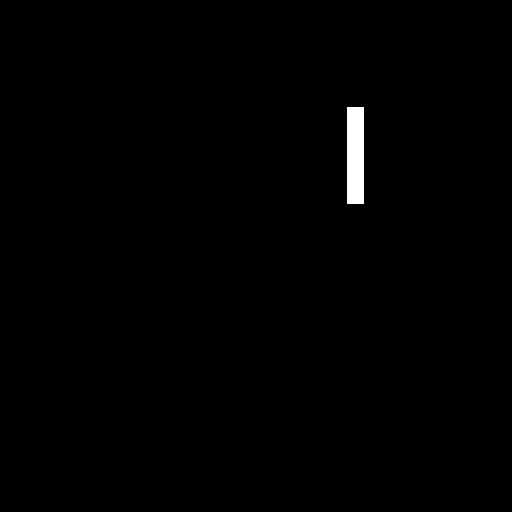
%> input picture Fig0425(a)(translated_rectangle).tif, 512 x 512 px
$ octave lab425.m   (GNU Octave 9; MATLAB toolbox functions it lacks are replaced by stand-ins)
%> lines starting %> are read from the running program, lines starting %| are printed output that depends on the picture; in (x1, y1, x2, y2) boxes, pixels count from 0 and x2, y2 are one past the last pixel; in counts of white or black regions, pixels touching at a corner belong together; the program's own positions count from 1
close all;
clear;
I = imread("Fig0425(a)(translated_rectangle).tif");
%> I is the input picture: size 512x512 uint8; 0.63% white; 1 white region, box (x1, y1, x2, y2) and area: (347, 107, 364, 204) 1649
figure,imshow(I);
F=fft2(I);
%figure,imshow(abs(F),[]);
F5 = fftshift(F);
%figure,imshow(abs(F5),[]);
s2=log(1+abs(F5));
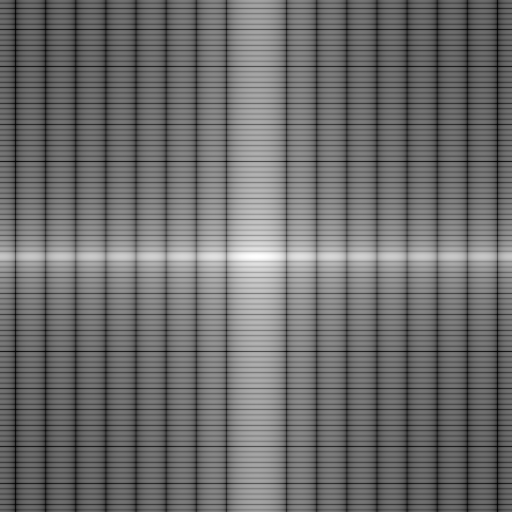
%> s2: size 512x512 double; min 0.0174, max 12.95, mean 5.58; drawn with min black and max white
figure,imshow(s2,[]);
% เปลี่ยนองศา 45
bilin= imrotate(I,-45,'bilinear');
figure,imshow(bilin);
F2=fft2(bilin);
%figure,imshow(abs(F2),[]);
F52 = fftshift(F2);
%figure,imshow(abs(F52),[]);
s22=log(1+abs(F52));
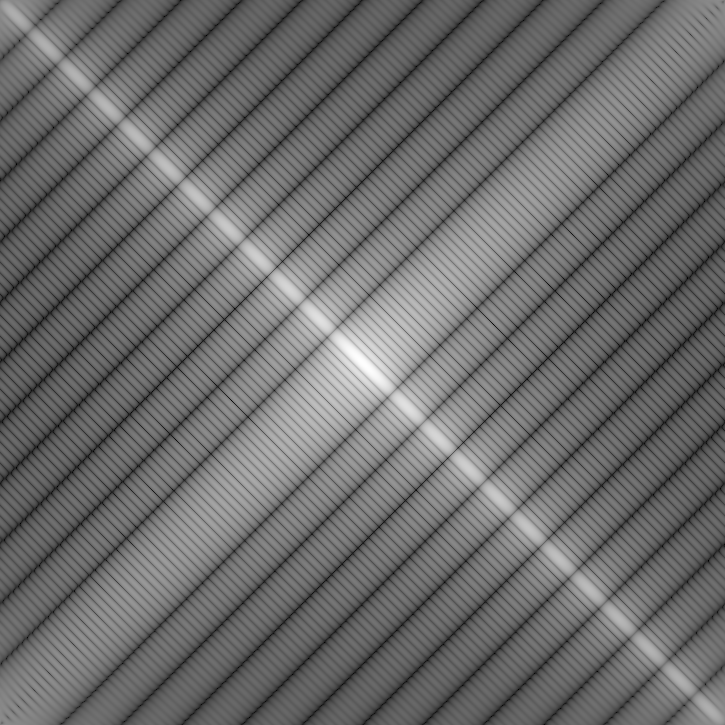
%> s22: size 725x725 double; min 0.0161, max 12.95, mean 5.52; drawn with min black and max white
figure,imshow(s22,[]);
